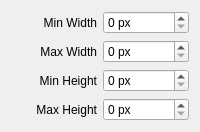
                  <widget class="QWidget" name="tabWidgetPage1_2">
                   <attribute name="title">
                    <string>Size</string>
                   </attribute>
                   <layout class="QGridLayout" name="gridLayout_25">
                    <item row="1" column="1">
                     <widget class="QSpinBox" name="tb_max_width_sb">
                      <property name="suffix">
                       <string> px</string>
                      </property>
                      <property name="maximum">
                       <number>500</number>
                      </property>
                     </widget>
                    </item>
                    <item row="0" column="1">
                     <widget class="QSpinBox" name="tb_min_width_sb">
                      <property name="suffix">
                       <string> px</string>
                      </property>
                      <property name="maximum">
                       <number>500</number>
                      </property>
                     </widget>
                    </item>
                    <item row="2" column="0">
                     <widget class="QLabel" name="label_34">
                      <property name="text">
                       <string>Min Height</string>
                      </property>
                      <property name="alignment">
                       <set>Qt::AlignRight|Qt::AlignTrailing|Qt::AlignVCenter</set>
                      </property>
                     </widget>
                    </item>
                    <item row="0" column="0">
                     <widget class="QLabel" name="label_35">
                      <property name="text">
                       <string>Min Width</string>
                      </property>
                      <property name="alignment">
                       <set>Qt::AlignRight|Qt::AlignTrailing|Qt::AlignVCenter</set>
                      </property>
                     </widget>
                    </item>
                    <item row="5" column="0">
                     <widget class="QLabel" name="label_36">
                      <property name="text">
                       <string>Max Height</string>
                      </property>
                      <property name="alignment">
                       <set>Qt::AlignRight|Qt::AlignTrailing|Qt::AlignVCenter</set>
                      </property>
                     </widget>
                    </item>
                    <item row="2" column="1">
                     <widget class="QSpinBox" name="tb_min_height_sb">
                      <property name="suffix">
                       <string> px</string>
                      </property>
                      <property name="maximum">
                       <number>500</number>
                      </property>
                     </widget>
                    </item>
                    <item row="5" column="1">
                     <widget class="QSpinBox" name="tb_max_height_sb">
                      <property name="suffix">
                       <string> px</string>
                      </property>
                      <property name="maximum">
                       <number>500</number>
                      </property>
                     </widget>
                    </item>
                    <item row="1" column="0">
                     <widget class="QLabel" name="label_37">
                      <property name="text">
                       <string>Max Width</string>
                      </property>
                      <property name="alignment">
                       <set>Qt::AlignRight|Qt::AlignTrailing|Qt::AlignVCenter</set>
                      </property>
                     </widget>
                    </item>
                   </layout>
                  </widget>
